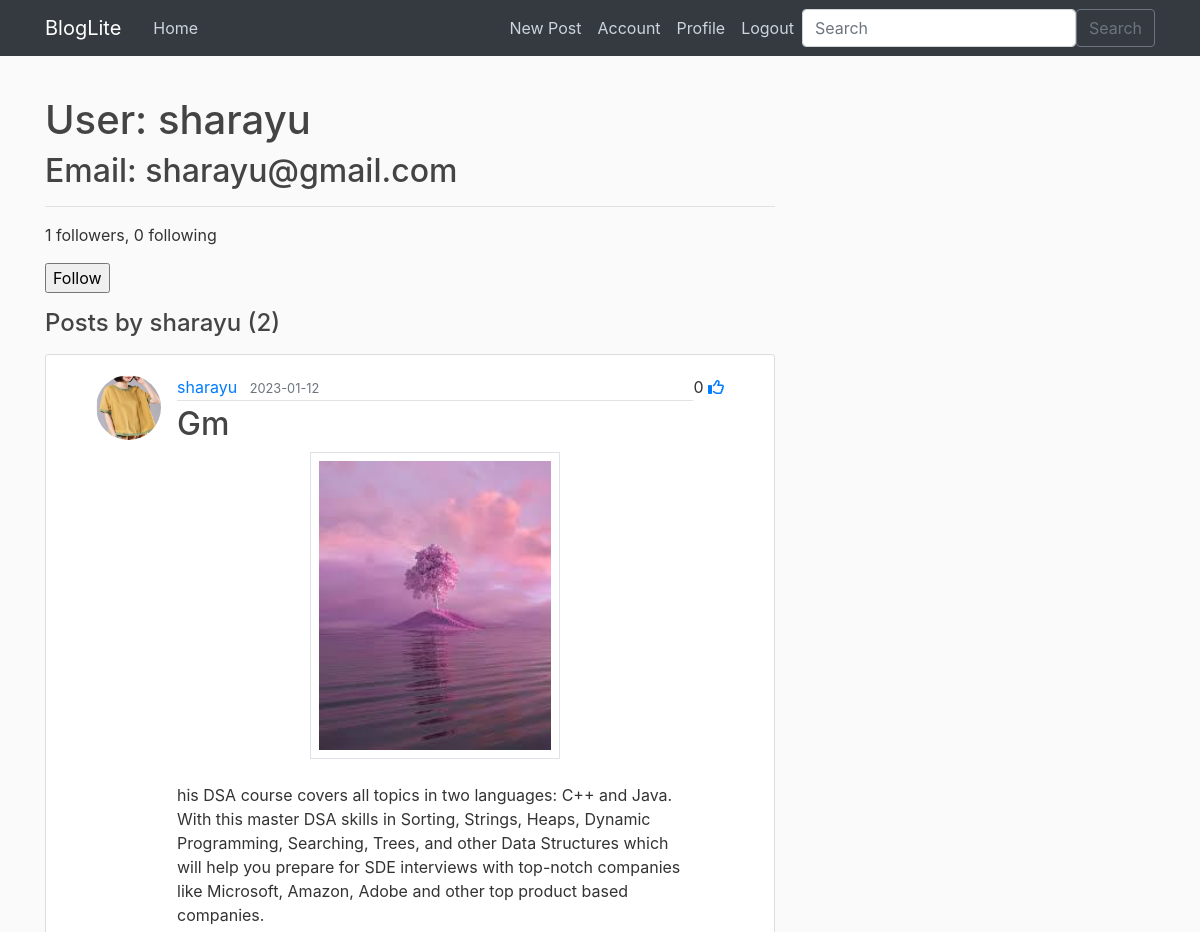
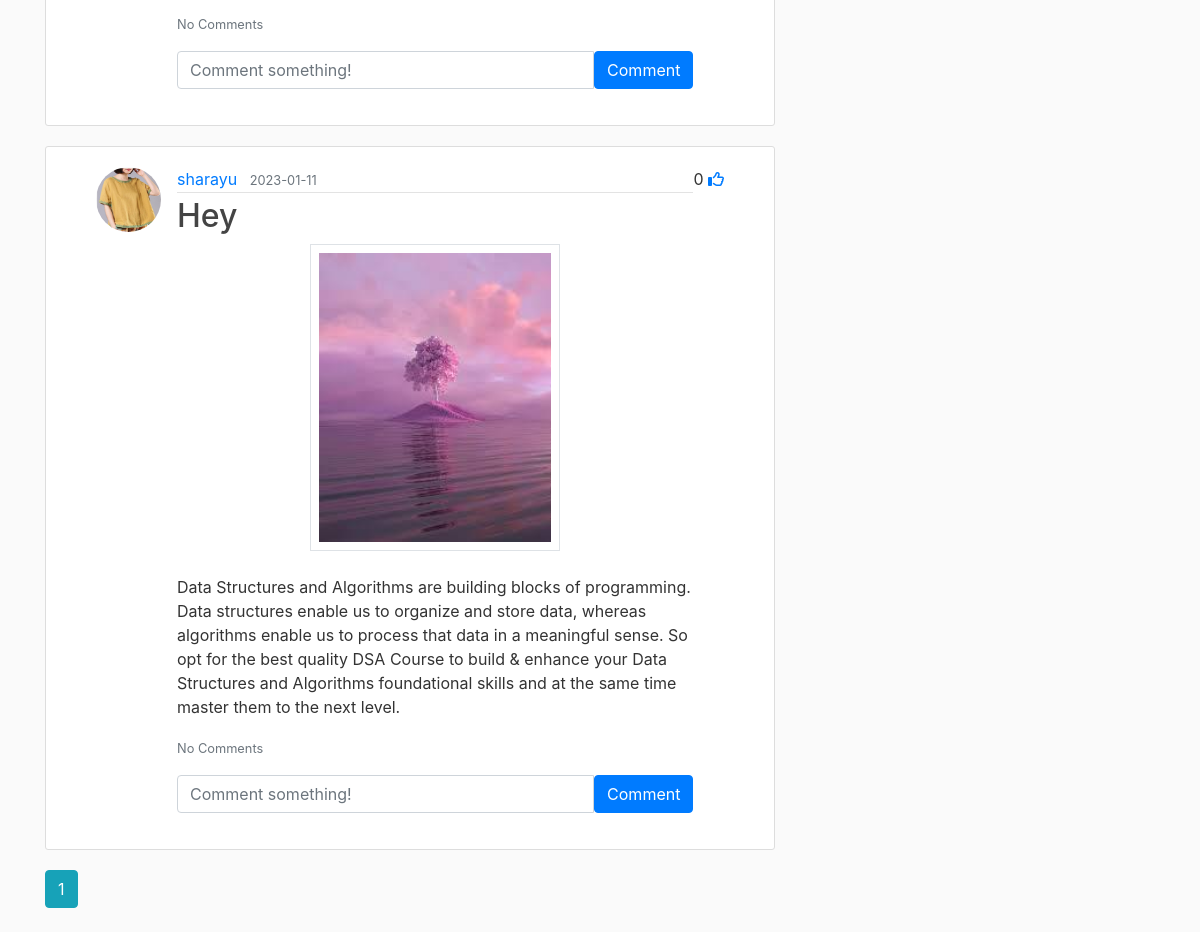
The app's page /feed/sharayu (signed in) with its own data (2 pictures, top to bottom).
### application/models.py (models this page shows, shortened)
class User(db.Model, UserMixin):
    id = db.Column(db.Integer, primary_key=True)
    username = db.Column(db.String(20), unique=True, nullable=False)
    email = db.Column(db.String(30), unique=True, nullable=False)
    image_file = db.Column(db.String(20), nullable=False, default='default.jpg')
    password = db.Column(db.String(60), nullable=False)
    posts = db.relationship('Post', backref='author', lazy=True)
    comments = db.relationship('Comment', backref='user', lazy=True)
    likes = db.relationship('Like', backref='user', lazy=True)
    followed = db.relationship(
        'User', secondary=followers,
        primaryjoin=(followers.c.follower_id == id),
        secondaryjoin=(followers.c.followed_id == id),
        backref=db.backref('followers', lazy='dynamic'), lazy='dynamic')
    def is_following(self, user):
        return self.followed.filter(
            followers.c.followed_id == user.id).count() > 0

class Post(db.Model):
    id = db.Column(db.Integer, primary_key=True)
    title = db.Column(db.String(100), nullable=False)
    date_posted = db.Column(db.DateTime, nullable=False, default=datetime.utcnow)
    image_file = db.Column(db.String(20), default='default.jpg')
    content = db.Column(db.Text, nullable=False)
    user_id = db.Column(db.Integer, db.ForeignKey('user.id'), nullable=False)
    comments = db.relationship('Comment', backref='post', lazy=True)
    likes = db.relationship('Like', backref='post', lazy=True)

### application/routes.py (the view)
@app.route("/feed/<string:username>")
def user_posts(username):
    page = request.args.get('page', 1, type=int)
    user = User.query.filter_by(username=username).first_or_404()
    posts = Post.query.filter_by(author=user)\
        .order_by(Post.date_posted.desc())\
        .paginate(page=page, per_page=5)
    return render_template('user.html', user=user, posts=posts)

### application/forms.py
class SearchForm(FlaskForm):
    searched = StringField('Searched', validators=[DataRequired()])
    submit = SubmitField('Submit')

### application/models.py (called while the page is built)
@login_manager.user_loader
def load_user(user_id):
    return User.query.get(int(user_id))

### application/routes.py (called while the page is built)
@app.context_processor
def layout():
    form=SearchForm()
    return dict(form=form)

### application/templates/user.html (shortened to what this page needs)
{% extends "layout.html" %}
{% block content %}
    <h1>User: {{ user.username }}</h1>
    <h2>Email: {{ user.email }}</h2>
    <hr>
        <p>{{ user.followers.count() }} followers, {{ user.followed.count() }} following</p>
        {% if user == current_user %}
        <p><a href="{{ url_for('account') }}">Edit your profile</a></p>
        {% elif not current_user.is_following(user) %}
        <p>
            <form action="{{ url_for('follow', username=user.username) }}" method="post">
                {{ form.submit(value='Follow') }}
            </form>
        </p>
        {% endif %}
    <h4 class="mb-3">Posts by {{ user.username }} ({{ posts.total }})</h4>
    {% for post in posts.items %}
        <article class="media content-section">
          <img class="rounded-circle article-img" src="{{ url_for('static', filename='profile_pics/' + post.author.image_file) }}">
          <div class="media-body">
            <div class="article-metadata">
              <a class="mr-2" href="{{ url_for('user_posts', username=post.author.username) }}">{{ post.author.username }}</a>
              <small class="text-muted">{{ post.date_posted.strftime('%Y-%m-%d') }}</small>
            </div>
            <h2><a class="article-title" href="{{ url_for('post', post_id=post.id) }}">{{ post.title }}</a></h2>
            <div class="text-center">
                <img src="{{ url_for('static' , filename = 'post_photos/'+ post.image_file )}}" class="border shadow p-2" style="width:250px;" alt="">
            </div><br>
            <p class="article-content">{{ post.content }}</p>
          <p class="card-text">
            {% if post.comments|length > 0 %}
            <!-- <a data-bs-toggle="collapse" href="#comments-{{post.id}}" role="button">
              <small>View {{post.comments|length}} Comments</small>
            </a> -->
            <small class="text-muted" data-toggle="collapse" data-target="#comments-{{post.id}}">
              View {{post.comments|length}} Comments</small>
            {% else %}
            <small class="text-muted">No Comments</small>
            {% endif %}
          </p>
          <form
            class="input-group mb-3"
            method="POST"
            action= "/create_comment/{{post.id}}"
          >
            <input
              type="text"
              id="text"
              name="text"
              class="form-control"
              placeholder="Comment something!"
            />
            <button type="submit" class="btn btn-primary">Comment</button>
          </form>
        </div>
         <div>
          {{ post.likes|length }}
          <a href="/like-post/{{post.id}}">
            <i class="far fa-thumbs-up"></i>
          </a>
        </div>
    </article>
    {% endfor %}
    {% for page_num in posts.iter_pages(left_edge=1, right_edge=1, left_current=1, right_current=2) %}
      {% if page_num %}
        {% if posts.page == page_num %}
          <a class="btn btn-info mb-4" href="{{ url_for('user', username=user.username, page=page_num) }}">{{ page_num }}</a>
        {% else %}
          <a class="btn btn-outline-info mb-4" href="{{ url_for('user', username=user.username, page=page_num) }}">{{ page_num }}</a>
        {% endif %}
      {% endif %}
    {% endfor %}
{% endblock %}

### application/templates/layout.html (shortened to what this page needs)
<!DOCTYPE html>
<html>
<head>
    <link rel="stylesheet" href="https://maxcdn.bootstrapcdn.com/bootstrap/4.0.0/css/bootstrap.min.css">
    <link rel="stylesheet" type="text/css" href="{{ url_for('static', filename='main.css') }}">
</head>
<body>
    <header class="site-header">
            {% include 'navbar.html' %}
    </header>
    <main role="main" class="container">
      <div class="row">
        <div class="col-md-8">
          {% block content %}{% endblock %}
        </div>
      </div>
    </main>
</body>
</html>

### application/templates/navbar.html (shortened to what this page needs)
<nav class="navbar navbar-expand-lg bg-body-tertiary">
  <div class="container-fluid">
    <div class="container">
      {% block content %}
      <header class="site-header">
        <nav class="navbar navbar-expand-md navbar-dark bg-dark fixed-top">
          <div class="container">
            <a class="navbar-brand mr-4" href="/">BlogLite</a>
            <div class="collapse navbar-collapse" id="navbarToggle">
              <div class="navbar-nav mr-auto">
                {% if current_user.is_authenticated %}
                <a class="nav-item nav-link" href="{{ url_for('home') }}">Home</a>
                {% endif %}
              </div>
              <div class="navbar-nav">
                {% if current_user.is_authenticated %}
                  <a class="nav-item nav-link" href="{{ url_for('new_post') }}">New Post</a>
                  <a class="nav-item nav-link" href="{{ url_for('account') }}">Account</a>
                  <a class="nav-item nav-link" href="{{ url_for('user', username=current_user.username) }}">Profile</a>
                  <a class="nav-item nav-link" href="{{ url_for('logout') }}">Logout</a>
                {% else %}
                  <a class="nav-item nav-link" href="{{ url_for('login') }}">Login</a>
                  <a class="nav-item nav-link" href="{{ url_for('signup') }}">Signup</a>
                {% endif %}
              </div>
            </div>
            <form method="POST" action="{{ url_for('search') }}" class="d-flex" role="search">
              {% if current_user.is_authenticated %}
                <input class="form-control me-2" type="search" placeholder="Search" aria-label="Search" name="searched">
                <button class="btn btn-outline-secondary" type="submit">Search</button>
              {% endif %}
            </form>
          </div>
        </nav>
      </header>
      {% endblock %}
  </div>
  </div>
</nav>

### application/static/main.css (style rules this page uses)
body { background: #fafafa; color: #333333; margin-top: 5rem; }
h1, h2, h3, h4, h5, h6 { color: #444444; }
.site-header .navbar-nav .nav-link { color: #cbd5db; }
.content-section { background: #ffffff; padding: 20px 50px; border: 1px solid #dddddd; border-radius: 3px; margin-bottom: 20px; }
.article-title { color: #444444; }
.article-content { white-space: pre-line; }
.article-img { height: 65px; width: 65px; margin-right: 16px; }
.article-metadata { padding-bottom: 1px; margin-bottom: 4px; border-bottom: 1px solid #e3e3e3 }

### records on screen
User: username "sharayu", email "sharayu@gmail.com"
Post: image_file (picture), author.username "sharayu", date_posted "2023-01-12", title "Gm", content "his DSA course covers all topics in two languages: C++ and Java. With this master DSA skills in Sorting, Strings, Heaps, Dynamic Programming, Searching, Trees, and other Data Structures which will help you prepare for SDE interviews with top-notch companies like Microsoft, Amazon, Adobe and other top product based companies.", likes|length "0"
Post: image_file (picture), author.username "sharayu", date_posted "2023-01-11", title "Hey", content "Data Structures and Algorithms are building blocks of programming. Data structures enable us to organize and store data, whereas algorithms enable us to process that data in a meaningful sense. So opt for the best quality DSA Course to build & enhance your Data Structures and Algorithms foundational skills and at the same time master them to the next level.", likes|length "0"

### other values on screen
{{ user.followers.count() }} "1"
{{ user.followed.count() }} "0"
{{ posts.total }} "2"
{{ page_num }} "1"
